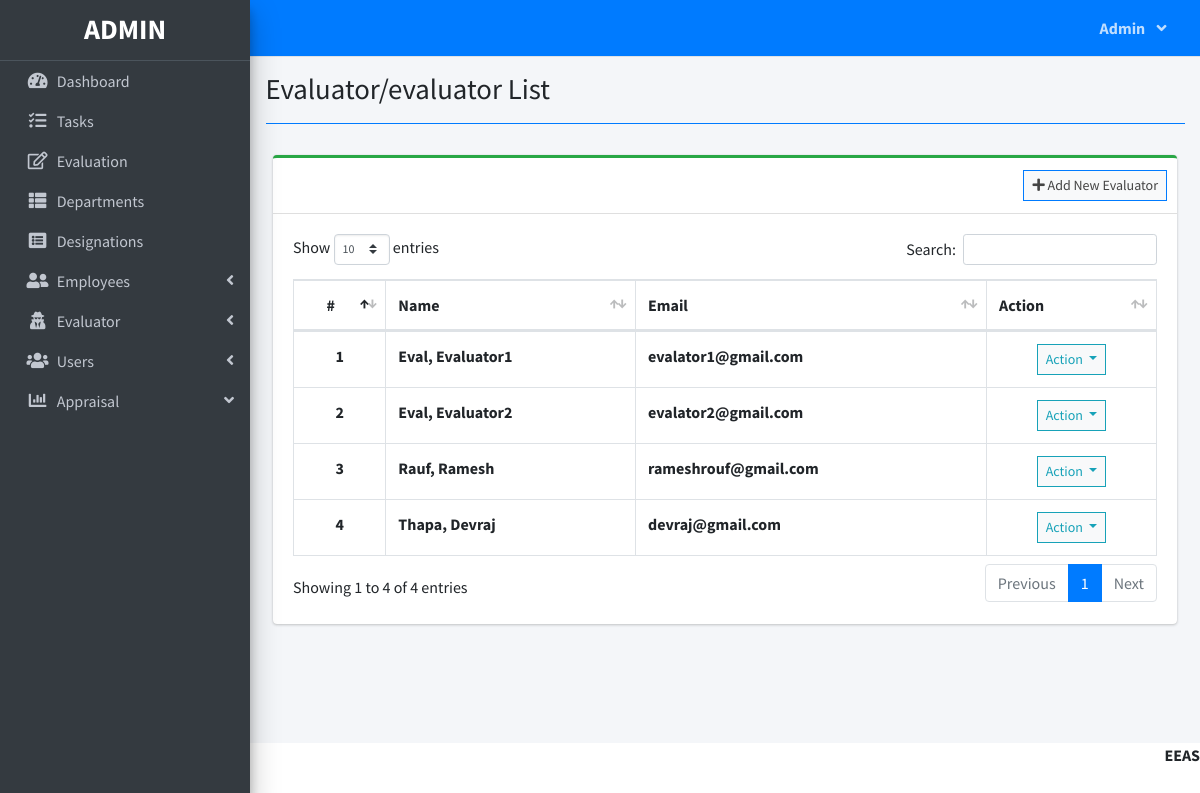
Page /index.php?page=evaluator/evaluator_list (signed in) on the committed database.
### tables this page shows
CREATE TABLE `evaluator_list` (
  `id` int(30) NOT NULL,
  `employee_id` varchar(50) NOT NULL,
  `firstname` varchar(200) NOT NULL,
  `middlename` varchar(200) NOT NULL,
  `lastname` varchar(200) NOT NULL,
  `email` varchar(200) NOT NULL,
  `password` text NOT NULL,
  `avatar` text DEFAULT NULL,
  `date_created` datetime NOT NULL DEFAULT current_timestamp()
);

### evaluator/evaluator_list.php (the view, shortened to what this page needs)
<?php include'db_connect.php' ?>
<div class="col-lg-12">
	<div class="card card-outline card-success">
		<div class="card-header">
			<div class="card-tools">
				<a class="btn btn-block btn-sm btn-default btn-flat border-primary" href="./index.php?page=evaluator/new_evaluator"><i class="fa fa-plus"></i> Add New Evaluator</a>
			</div>
		</div>
		<div class="card-body">
			<table class="table tabe-hover table-bordered" id="list">
				<thead>
					<tr>
						<th class="text-center">#</th>
						<th>Name</th>
						<th>Email</th>
						<th>Action</th>
					</tr>
				</thead>
				<tbody>
					<?php
					$i = 1;
					$qry = $conn->query("SELECT *,concat(lastname,', ',firstname,' ',middlename) as name FROM evaluator_list order by concat(lastname,', ',firstname,' ',middlename) asc");
					while($row= $qry->fetch_assoc()):
					?>
					<tr>
						<th class="text-center"><?php echo $i++ ?></th>
						<td><b><?php echo ucwords($row['name']) ?></b></td>
						<td><b><?php echo $row['email'] ?></b></td>
						<td class="text-center">
							<button type="button" class="btn btn-default btn-sm btn-flat border-info wave-effect text-info dropdown-toggle" data-toggle="dropdown" aria-expanded="true">
		                      Action
		                    </button>
						</td>
					</tr>
				<?php endwhile; ?>
				</tbody>
			</table>
		</div>
	</div>
</div>

### rows in the picture
evaluator_list: name "Eval, Evaluator1", email "evalator1@gmail.com"
evaluator_list: name "Eval, Evaluator2", email "evalator2@gmail.com"
evaluator_list: name "Rauf, Ramesh", email "rameshrouf@gmail.com"
evaluator_list: name "Thapa, Devraj", email "devraj@gmail.com"

### other values in the picture
$_SESSION['login_firstname'] "Admin"
$title "Evaluator/evaluator List"
$_SESSION['system']['name'] "EEAS"
